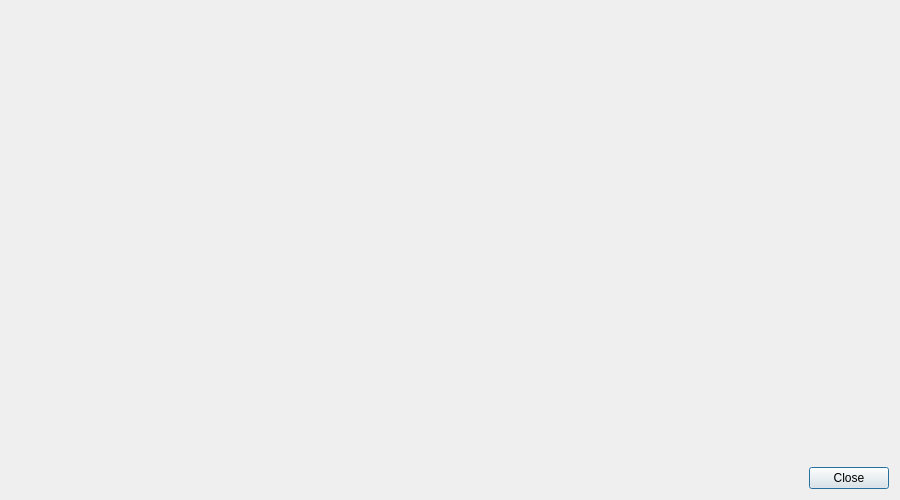
<?xml version="1.0" encoding="UTF-8"?>
<ui version="4.0">
 <class>HelpDialog</class>
 <widget class="QDialog" name="HelpDialog">
  <property name="geometry">
   <rect>
    <x>0</x>
    <y>0</y>
    <width>900</width>
    <height>500</height>
   </rect>
  </property>
  <property name="windowTitle">
   <string>Assistant</string>
  </property>
  <layout class="QVBoxLayout" name="verticalLayout">
   <item>
    <widget class="lay::BrowserPanel" name="browser_panel" native="true">
     <property name="sizePolicy">
      <sizepolicy hsizetype="Preferred" vsizetype="Preferred">
       <horstretch>0</horstretch>
       <verstretch>1</verstretch>
      </sizepolicy>
     </property>
    </widget>
   </item>
   <item>
    <widget class="QDialogButtonBox" name="button_frame">
     <property name="standardButtons">
      <set>QDialogButtonBox::Close</set>
     </property>
    </widget>
   </item>
  </layout>
 </widget>
 <customwidgets>
  <customwidget>
   <class>lay::BrowserPanel</class>
   <extends>QWidget</extends>
   <header>layBrowserPanel.h</header>
   <container>1</container>
  </customwidget>
 </customwidgets>
 <resources/>
 <connections>
  <connection>
   <sender>button_frame</sender>
   <signal>rejected()</signal>
   <receiver>HelpDialog</receiver>
   <slot>accept()</slot>
   <hints>
    <hint type="sourcelabel">
     <x>436</x>
     <y>487</y>
    </hint>
    <hint type="destinationlabel">
     <x>309</x>
     <y>498</y>
    </hint>
   </hints>
  </connection>
 </connections>
</ui>
